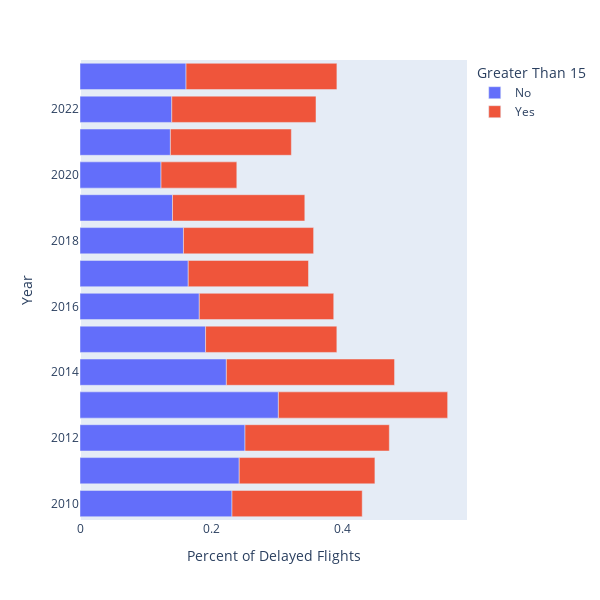

Notebook source saved alongside this figure:
### Code cell
ontime_dfw = ontime[ontime['Origin'] == 'DFW']
Flights_By_Year = ontime_dfw.groupby(['Year']).agg({'Flights': "count"})
Flights_By_Year.reset_index(inplace=True)

ontime_delay_dfw = ontime_delay[ontime_delay['Origin'] == 'DFW']
Delay_By_Year_df = ontime_delay_dfw.groupby(['Year','Greater Than 15']).agg({"DepDelayMinutes": "count"}).rename(columns={"DepDelayMinutes":'Count'})
Delay_By_Year_df.reset_index(inplace=True)

#inner works because we know they all have matches anyway
Delay_By_Year_Pct1 = Delay_By_Year_df.merge(Flights_By_Year, how = 'inner', on= 'Year', sort= True)
Delay_By_Year_Pct1['Percent of Delayed Flights'] = Delay_By_Year_Pct1['Count'] / Delay_By_Year_Pct1['Flights']

# Delays - 15 Minutes or More Vs Less than 15 - DFW only
fig = px.bar(data_frame = Delay_By_Year_Pct1, y = 'Year', x = 'Percent of Delayed Flights', color = 'Greater Than 15', orientation = 'h',
                     height = 600, width = 600)
fig.update_xaxes(showgrid=False)
fig.write_html(basepath + "Code/VisualWork/Delay_15Flag_DFW.html")
fig.write_image(basepath + "Code/VisualWork/Delay_15Flag_DFW.png")
fig

### Figure 1 — Plotly figure (JSON) as saved in the notebook; plotly's stock layout.template omitted (floating-point values rounded to 4 significant figures)
{"data": [{"alignmentgroup": "True", "hovertemplate": "Greater Than 15=No<br>Percent of Delayed Flights=%{x}<br>Year=%{y}<extra></extra>", "legendgroup": "No", "marker": {"color": "#636efa", "pattern": {"shape": ""}}, "name": "No", "offsetgroup": "No", "orientation": "h", "showlegend": true, "textposition": "auto", "type": "bar", "x": [0.2319, 0.2429, 0.2517, 0.3027, 0.2233, 0.1916, 0.182, 0.1651, 0.1578, 0.1411, 0.1236, 0.1379, 0.14, 0.1618], "xaxis": "x", "y": [2010, 2011, 2012, 2013, 2014, 2015, 2016, 2017, 2018, 2019, 2020, 2021, 2022, 2023], "yaxis": "y"}, {"alignmentgroup": "True", "hovertemplate": "Greater Than 15=Yes<br>Percent of Delayed Flights=%{x}<br>Year=%{y}<extra></extra>", "legendgroup": "Yes", "marker": {"color": "#EF553B", "pattern": {"shape": ""}}, "name": "Yes", "offsetgroup": "Yes", "orientation": "h", "showlegend": true, "textposition": "auto", "type": "bar", "x": [0.1987, 0.207, 0.2202, 0.2582, 0.2566, 0.2003, 0.2051, 0.1835, 0.1986, 0.2019, 0.1156, 0.1846, 0.22, 0.2302], "xaxis": "x", "y": [2010, 2011, 2012, 2013, 2014, 2015, 2016, 2017, 2018, 2019, 2020, 2021, 2022, 2023], "yaxis": "y"}], "layout": {"barmode": "relative", "height": 600, "legend": {"title": {"text": "Greater Than 15"}, "tracegroupgap": 0}, "margin": {"t": 60}, "width": 600, "xaxis": {"anchor": "y", "domain": [0, 1], "showgrid": false, "title": {"text": "Percent of Delayed Flights"}}, "yaxis": {"anchor": "x", "domain": [0, 1], "title": {"text": "Year"}}}}
